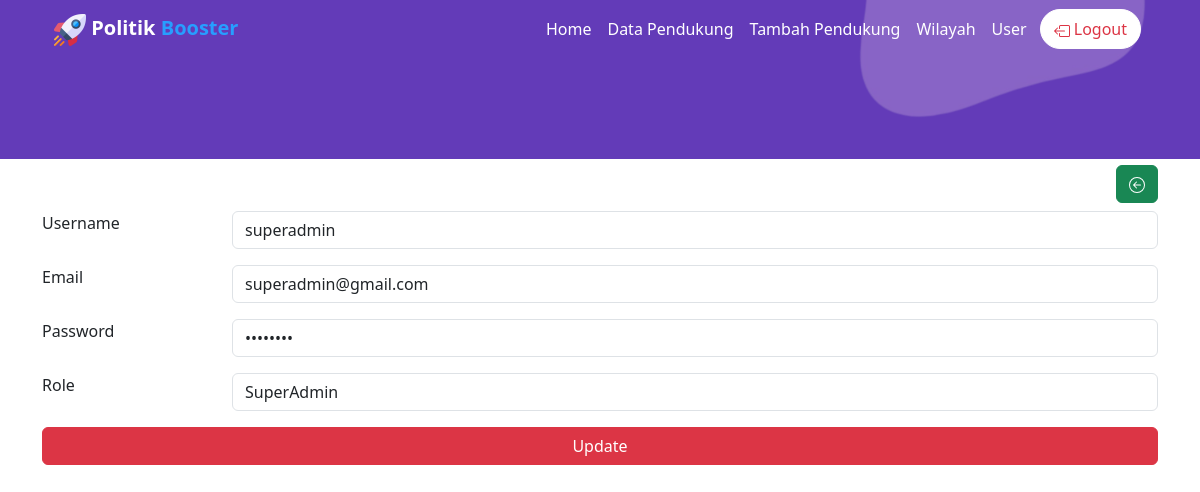
The app's page /index.php?r=user-edit&id=1 (signed in) with its own data.
### tables this page shows
CREATE TABLE `users` (
  `id` int(11) NOT NULL,
  `username` varchar(255) NOT NULL,
  `email` varchar(255) NOT NULL,
  `password` varchar(255) NOT NULL,
  `role` varchar(255) NOT NULL,
  `hapus` varchar(100) DEFAULT NULL,
  `created_date` datetime DEFAULT NULL
);

### app/user/update.php (the view, shortened to what this page needs)
<?php
$tampil = "SELECT * FROM users
WHERE id = '" . $_GET['id'] . "'";
$q_buat = mysqli_query($conn, $tampil);
while ($row = mysqli_fetch_array($q_buat)) {
    $username = $row['username'];
    $email = $row['email'];
    $password = $row['password'];
    $role = $row['role'];
}
?>
<div class="container">
    <div class="row">
        <h3 style="text-align: center;">
            <button class="btn btn-success float-end" onclick="history.back()">
            </button>
        </h3>
        <div class="col-lg-12">
            <form action="app/user/update-prosses.php" method="post">
                <div class="row mb-3">
                    <label for="nik" class="form-label col-sm-2">Username</label>
                    <div class="col-sm-10">
                        <input type="text" class="form-control" name="username" required value="<?php echo $username ?>">
                    </div>
                </div>
                <div class="row mb-3">
                    <label for="nama" class="form-label col-sm-2">Email</label>
                    <div class="col-sm-10">
                        <input type="email" class="form-control" name="email" required value="<?php echo $email ?>">
                    </div>
                </div>
                <div class="row mb-3">
                    <label for="no_kk" class="form-label col-sm-2">Password</label>
                    <div class="col-sm-10">
                        <input type="password" class="form-control" name="password" value="<?php echo $password ?>">
                    </div>
                </div>
                <?php
                if ($_SESSION['role'] == "SuperAdmin") {
                ?>
                <div class="row mb-3">
                    <label for="no_kk" class="form-label col-sm-2">Role</label>
                    <div class="col-sm-10">
                        <select name="role" class="form-control">
                            <option value="<?php echo $role ?>"><?php echo $role ?></option>
                        </select>
                    </div>
                </div>
                <?php
                } else if ($_SESSION['role'] == "Caleg") {
                ?>
                <div class="row mb-3">
                    <label for="no_kk" class="form-label col-sm-2">Role</label>
                    <div class="col-sm-10">
                        <select name="role" class="form-control">
                            <option value="<?php echo $role ?>"><?php echo $role ?></option>
                        </select>
                    </div>
                </div>
                <?php
                }
                ?>
                <input type="submit" class="btn btn-danger col-sm-12" value="Update">
            </form>
        </div>
    </div>
</div>

### layout/header.php (style rules this page uses)
h3 { color: #FFFFFF; }

### records on screen
users: username "superadmin", email "superadmin@gmail.com", role "SuperAdmin"
